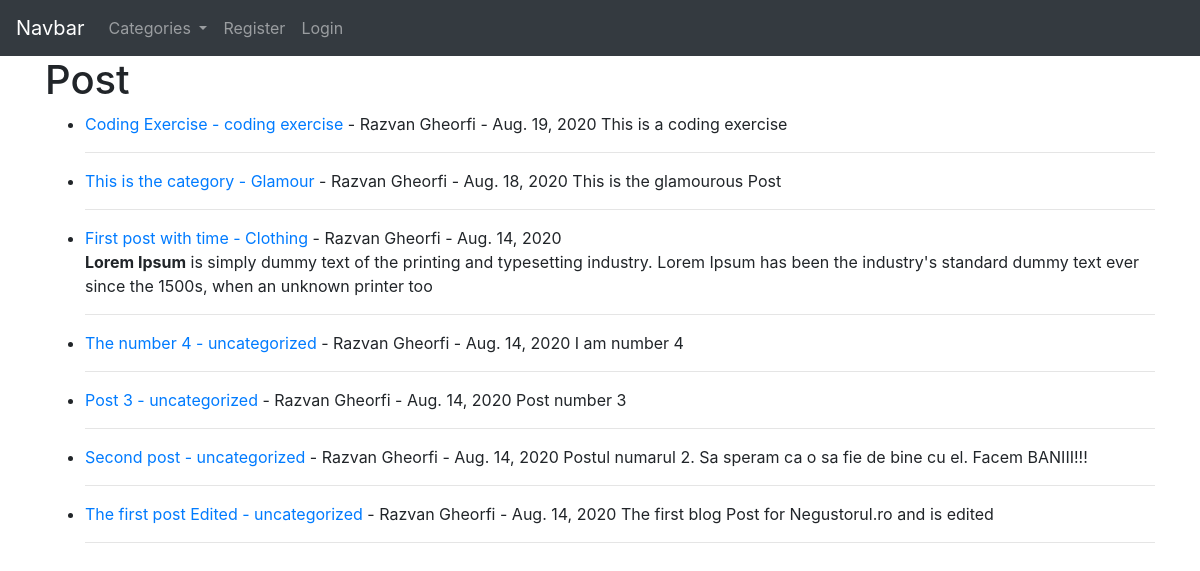
The page / on the database its author committed.
### main/models.py (models this page shows, shortened)
class Post(models.Model):
    title = models.CharField(max_length=255)
    author = models.ForeignKey(User, on_delete=models.CASCADE)
    body = models.TextField()
    post_date = models.DateField(auto_now_add=True)
    category = models.CharField(max_length=255, default='coding')

### main/views.py (the view)
# urls.py: path('', HomeView.as_view(), name='home'),
class HomeView(ListView):
    model = Post
    template_name = 'home.html'
    ordering = ['-post_date','-id']
    def get_context_data(self, *args, **kwargs):
        cat_menu = Category.objects.all()
        context = super(HomeView, self).get_context_data(*args, **kwargs)
        context["cat_menu"] = cat_menu
        return context

### main/models.py (called while the page is built)
    def __str__(self):
        return self.name

### main/templates/home.html (shortened to what this page needs)
{% extends 'base.html' %}
{% block content %}
<h1>Post</h1>
<ul>
  {% for post in object_list %}
      <li>
        <a href="{% url 'article_detail' post.pk %}">{{ post.title }}</a>
        <a href="{% url 'category' post.category %}">- {{ post.category }}</a>
        - {{ post.author.first_name }}
        {{ post.author.last_name }} - {{ post.post_date }}
        {{ post.body|slice:"200"|safe }}
        <hr>
      </li>
  {% endfor %}
</ul>
{% endblock %}

### rows shown on the page
Post: title "Coding Exercise", category "coding exercise", author.first_name "Razvan", author.last_name "Gheorfi", post_date "Aug. 19, 2020", body "This is a coding exercise"
Post: title "This is the category", category "Glamour", author.first_name "Razvan", author.last_name "Gheorfi", post_date "Aug. 18, 2020", body "This is the glamourous Post"
Post: title "First post with time", category "Clothing", author.first_name "Razvan", author.last_name "Gheorfi", post_date "Aug. 14, 2020", body "Lorem Ipsum is simply dummy text of the printing and typesetting industry. Lorem Ipsum has been the industry's standard dummy text ever since the 1500s, when an unknown printer too"
Post: title "The number 4", category "uncategorized", author.first_name "Razvan", author.last_name "Gheorfi", post_date "Aug. 14, 2020", body "I am number 4"
Post: title "Post 3", category "uncategorized", author.first_name "Razvan", author.last_name "Gheorfi", post_date "Aug. 14, 2020", body "Post number 3"
Post: title "Second post", category "uncategorized", author.first_name "Razvan", author.last_name "Gheorfi", post_date "Aug. 14, 2020", body "Postul numarul 2. Sa speram ca o sa fie de bine cu el. Facem BANIII!!!"
Post: title "The first post Edited", category "uncategorized", author.first_name "Razvan", author.last_name "Gheorfi", post_date "Aug. 14, 2020", body "The first blog Post for Negustorul.ro and is edited"
